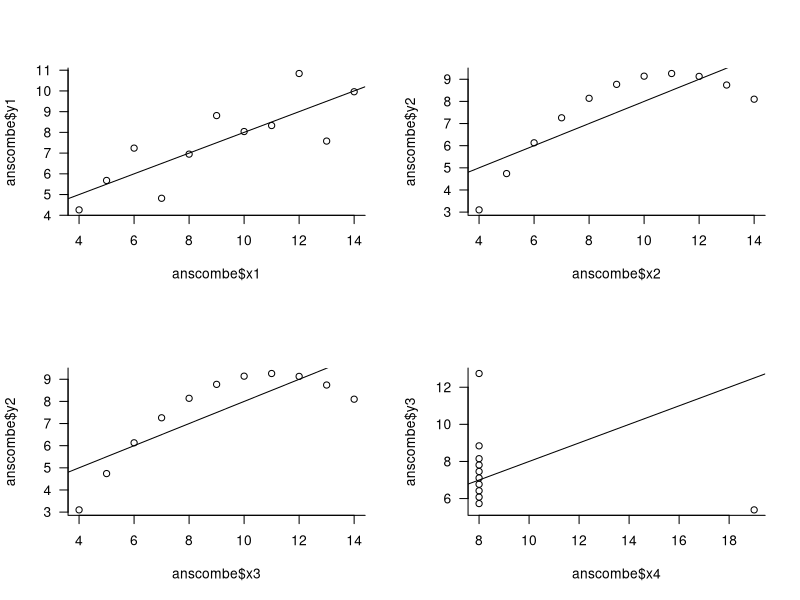
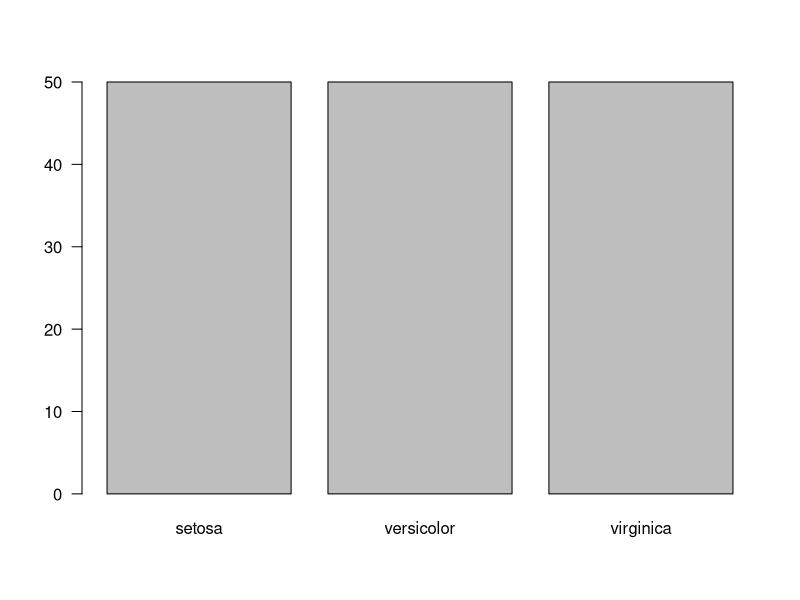
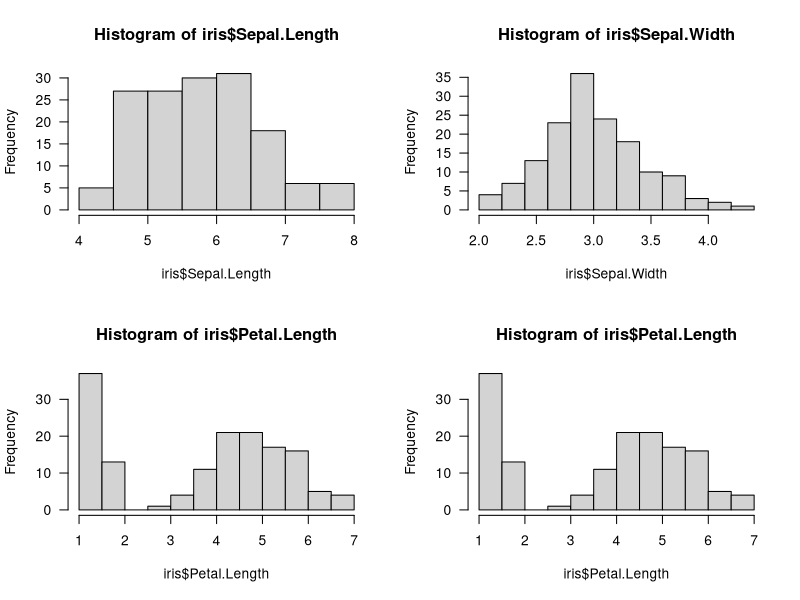
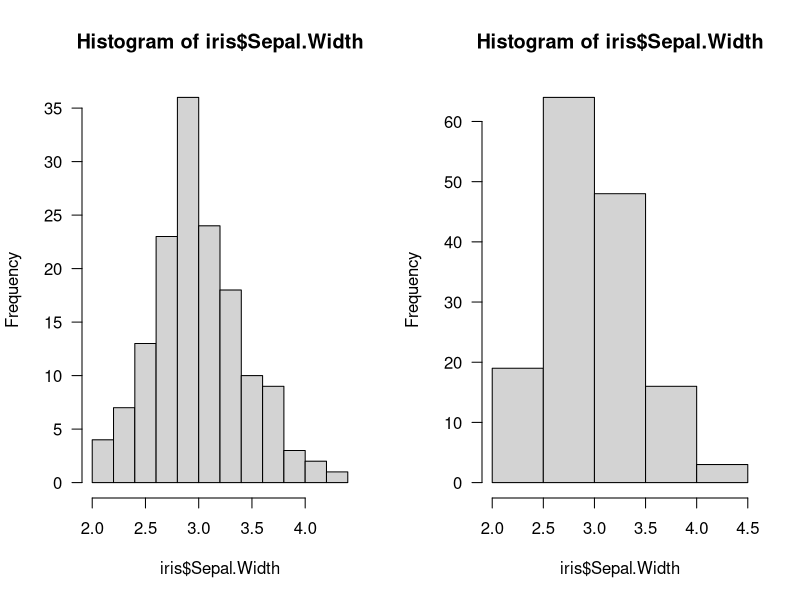
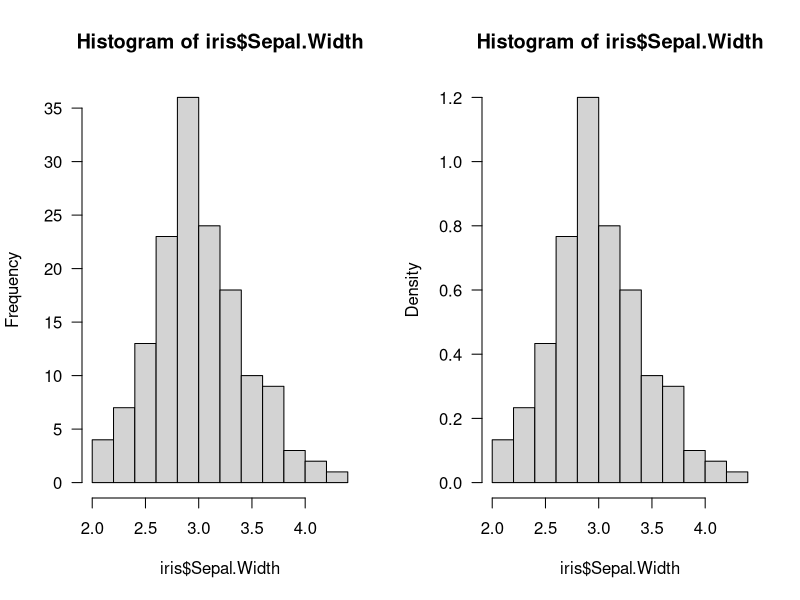
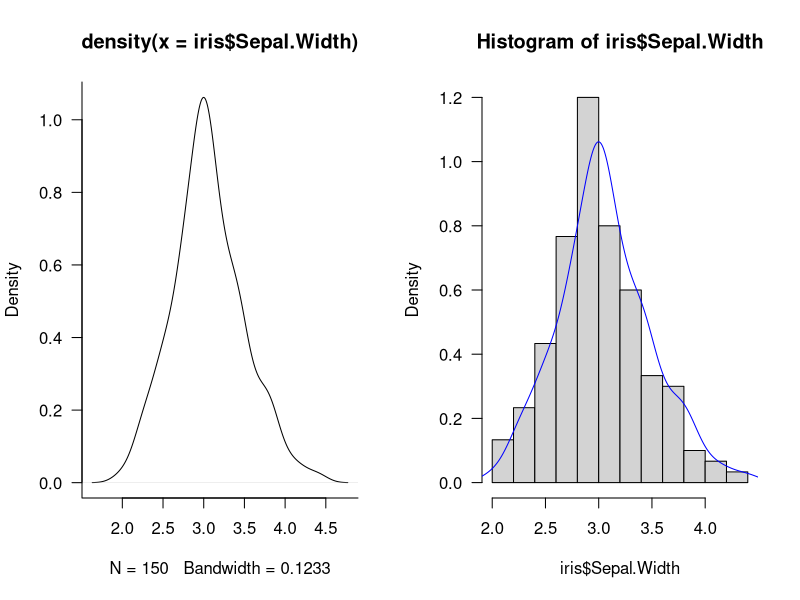
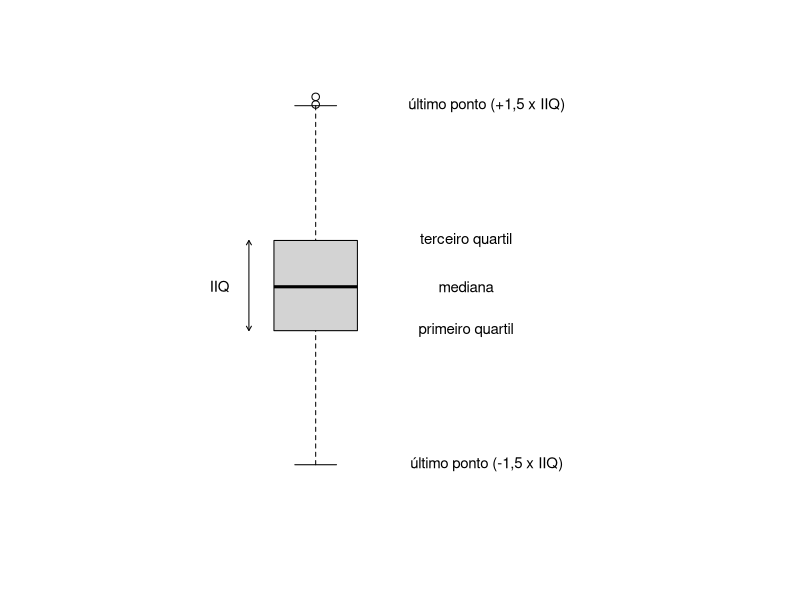
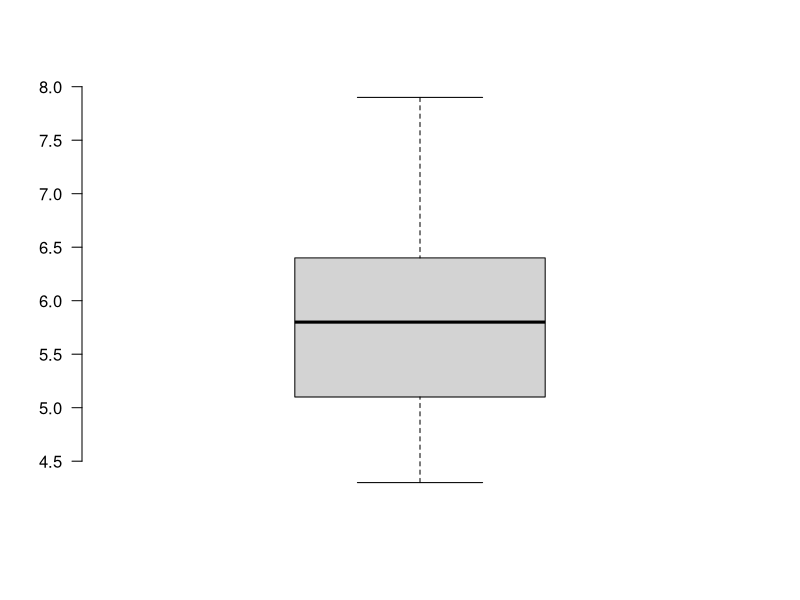

These charts were generated, in order, by the following R code:
## ---- chunk 1
knitr::opts_chunk$set(echo = TRUE, results='hide', fig.show = "hide")
library(knitr)
library(kableExtra)
## ---- chunk 2
data("anscombe")
## ---- chunk 3
dim(anscombe) # dimensao dos dados, N de linhas e N de colunas
head(anscombe) # seis primeiras linhas dos dados
class(anscombe) # classe do objeto
str(anscombe) # estrutura do objeto
## ---- chunk 4
mean(anscombe$x1)
mean(anscombe$x2)
mean(anscombe$x3)
mean(anscombe$x4)
## ---- chunk 5
# o mesmo calculo, agora apenas em 1 linha de comando
## media de todos os vetores x
apply(anscombe[,1:4], 2, mean) #aplica uma funcao a todas as linhas de um objeto

## media de todos os vetores y
apply(anscombe[,5:8], 2, mean)
## ---- chunk 6
# variância dos dados
apply(anscombe, 2, var) # aplica a funcao var a todas as linhas do objeto
## ---- chunk 7
# correlação
cor(anscombe$x1, anscombe$y1)
cor(anscombe$x2, anscombe$y2)
cor(anscombe$x3, anscombe$y3)
cor(anscombe$x4, anscombe$y4)

# coeficiente de regressão
## primeiro criamos objetos com as regressoes dos quatro conjuntos
m1 <- lm(anscombe$y1 ~ anscombe$x1)
m2 <- lm(anscombe$y2 ~ anscombe$x2)
m3 <- lm(anscombe$y3 ~ anscombe$x3)
m4 <- lm(anscombe$y4 ~ anscombe$x4)
## vamos criar agora uma lista com todos os modelos para facilitar o trabalho
mlist <- list(m1, m2, m3, m4)
## agora sim podemos calcular de forma menos repetitiva os coeficientes de regressao
lapply(mlist, coef) 
## ---- chunk 8
anscombe
## ---- chunk 9
# funcao par para definir as configuracoes da janela grafica entre em ?par
par(mfrow=c(2,2), #abre uma janela gráfica com 2 linhas  e 2 colunas
    las=1, # deixa as legendas dos eixos na vertical
    bty="l") # tipo do box do grafico em L 
plot(anscombe$y1 ~ anscombe$x1) #plot das variaveis
abline(mlist[[1]]) # adicionando a reta prevista pelo modelo de regressao
plot(anscombe$y2 ~ anscombe$x2)
abline(mlist[[2]])
plot(anscombe$y2 ~ anscombe$x3)
abline(mlist[[3]])
plot(anscombe$y3 ~ anscombe$x4)
abline(mlist[[4]])
par(mfrow=c(1,1)) # retorna a janela grafica para o padrao de 1 linha e 1 coluna
## ---- chunk 10
data(iris)
## ---- chunk 11
head(iris)
summary(iris) 
## ---- chunk 12
table(iris$Species)
## ---- chunk 13
# media do comprimento de sepala por especie
tapply(X = iris$Sepal.Length, INDEX = list(iris$Species), FUN = mean)
# a mesma tarefa, executada por outra funcao. Outros argumentos e outra saída
aggregate(x = iris$Sepal.Length, by = list(iris$Species), FUN = mean)
# ainda a mesma tarefa, com a mesma função mas em uma notação diferente
aggregate(Sepal.Length ~ Species, data=iris, mean)
## ---- chunk 14
aggregate(Sepal.Length ~ Species, data=iris, mean)
aggregate(Sepal.Width ~ Species, data=iris, mean)
aggregate(Petal.Length ~ Species, data=iris, mean)
## ---- chunk 15
tapply(X = iris$Sepal.Length, INDEX = list(iris$Species), FUN = sd)
tapply(X = iris$Sepal.Width, INDEX = list(iris$Species), FUN = sd)
tapply(X = iris$Petal.Length, INDEX = list(iris$Species), FUN = sd)
tapply(X = iris$Petal.Width, INDEX = list(iris$Species), FUN = sd)
## ---- chunk 16
# criando matriz de 3 colunas - uma para cada sp - e 4 linhas - uma para cada metrica
medias <- matrix(NA, ncol=3, nrow=4)
# definindo o nome das colunas e das linhas da matriz
colnames(medias) <- unique(iris$Species)
rownames(medias) <- names(iris)[-5]
for (i in 1:4){
medias[i,] <- tapply(iris[,i], iris$Species, mean)  
}
## ---- chunk 17
knitr::kable(medias) %>% 
  kable_styling(full_width = F)
## ---- chunk 18
vars <- iris[,-5]
apply(vars, 2, mean)
## ---- chunk 19
apply(vars, 2, median)
## ---- chunk 20
freq_sl <- sort(table(iris$Sepal.Length), decreasing = TRUE)
freq_sl[1]
## ---- chunk 21
apply(vars, 2, var)
## ---- chunk 22
sd01 <- apply(vars, 2, sd)
# outra forma:
sd02 <- apply(vars, 2, function(x) sqrt(var(x)))
sd01
sd02
sd01==sd02
## ---- chunk 23
cv <- function(x){
  sd(x)/mean(x)*100
}
apply(vars, 2, cv)
## ---- chunk 24
# sumario de 5 numeros
apply(vars, 2, quantile)
# 5%, 50% e 95%
apply(vars, 2, quantile, probs=c(0.5, 0.5, 0.95))
## ---- chunk 25
# a funcao range nos retorna os valores minimo e maximo
apply(vars, 2, range)
# aplicando a funcao diff ao resultado do range, temos o valor desejado
# uma boa pratica é nunca sobrescrever um objeto já existente no R, por isso
# nunca nomeie um objeto com um nome já existente
my_range <- function(x){ 
 diff(range(x)) 
}
apply(vars, 2, my_range)
## ---- chunk 26
apply(vars, 2, IQR)
## ---- chunk 27
cor(vars)
## ---- chunk 28
barplot(table(iris$Species))
## ---- chunk 29
par(mfrow=c(2,2))
hist(iris$Sepal.Length)
hist(iris$Sepal.Width)
hist(iris$Petal.Length)
hist(iris$Petal.Length)
par(mfrow=c(1,1))
## ---- chunk 30
par(mfrow=c(1,2))
hist(iris$Sepal.Width)
hist(iris$Sepal.Width, breaks = 4)
par(mfrow=c(1,1))
## ---- chunk 31
par(mfrow=c(1,2))
hist(iris$Sepal.Width)
hist(iris$Sepal.Width, freq = FALSE)
par(mfrow=c(1,1))
## ---- chunk 32
par(mfrow=c(1,2))
# plot da curva de densidade
plot(density(iris$Sepal.Width))
# plot da curva de densidade sobre o histograma de densidade
hist(iris$Sepal.Width, freq = FALSE)
lines(density(iris$Sepal.Width), col="blue") # note que agora estamos usando a funcao o comando add=TRUE
par(mfrow=c(1,1))
## ---- chunk 33
set.seed(2)
par(bty="n")
bp <- rnorm(1000, 0, 0.1)
boxplot(bp, yaxt="n", xlim=c(0,3), ylim=c(-0.3, 0.3))
text(x=1.82, y=min(bp), "último ponto (-1,5 x IIQ)", cex=.9)
text(x=1.72, y=quantile(bp)[2], "primeiro quartil", cex=.9)
text(x=1.72, y=median(bp), "mediana", cex=.9)
text(x=1.72, y=quantile(bp)[4], "terceiro quartil", cex=.9)
text(x=1.82, y=bp[203], "último ponto (+1,5 x IIQ)", cex=.9)
arrows(x0=0.68, x1 = 0.68, y0=quantile(bp)[2], y1=quantile(bp)[4], code=3, length=0.05)
text(x=0.54, y=median(bp), "IIQ", cex=.9)
## ---- chunk 34
boxplot(iris$Sepal.Length)
boxplot(iris$Sepal.Width)
boxplot(iris$Petal.Length)
boxplot(iris$Petal.Width)
## ---- chunk 35
boxplot(Sepal.Length ~ Species, data=iris)
boxplot(Sepal.Width ~ Species, data=iris)
boxplot(Petal.Length ~ Species, data=iris)
boxplot(Petal.Width ~ Species, data=iris)
## ---- chunk 36
boxplot(iris$Sepal.Width)
my_boxplot <- boxplot(iris$Sepal.Width, plot=FALSE)
my_boxplot
# o objeto é uma lista e os valores outliers estão guardados no elemento $out da lista
outliers <- my_boxplot$out
#qual a posicao dos outliers
which(iris$Sepal.Width %in% outliers)
# vamos usar a posicao para indexar o objeto
iris[which(iris$Sepal.Width %in% outliers), c("Sepal.Width", "Species")]
## ---- chunk 37
boxplot(Sepal.Width ~ Species, data=iris)
my_boxplot2 <- boxplot(Sepal.Width ~ Species, data=iris, plot=FALSE)
my_boxplot2
# o objeto é uma lista e os valores outliers estão guardados no elemento $out da lista
outliers2 <- my_boxplot2$out
# neste caso, queremos apenas os outliers da especie setosa
# vamos usar a posicao para indexar o objeto
iris[iris$Sepal.Width %in% outliers2 & 
       iris$Species=="setosa", 
     c("Sepal.Width", "Species")]
